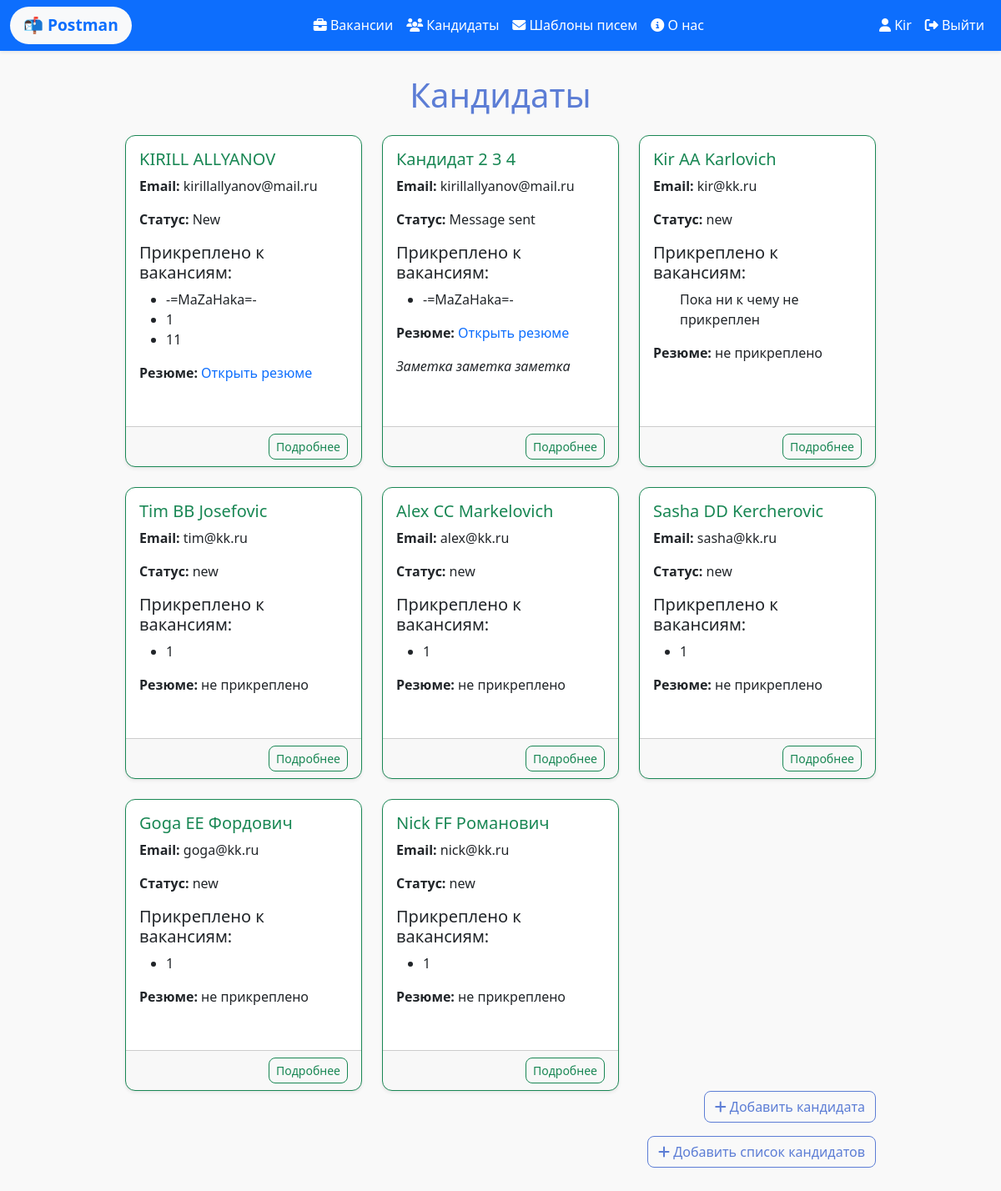
Page /data/candidates/ (signed in) on the earlier database version.
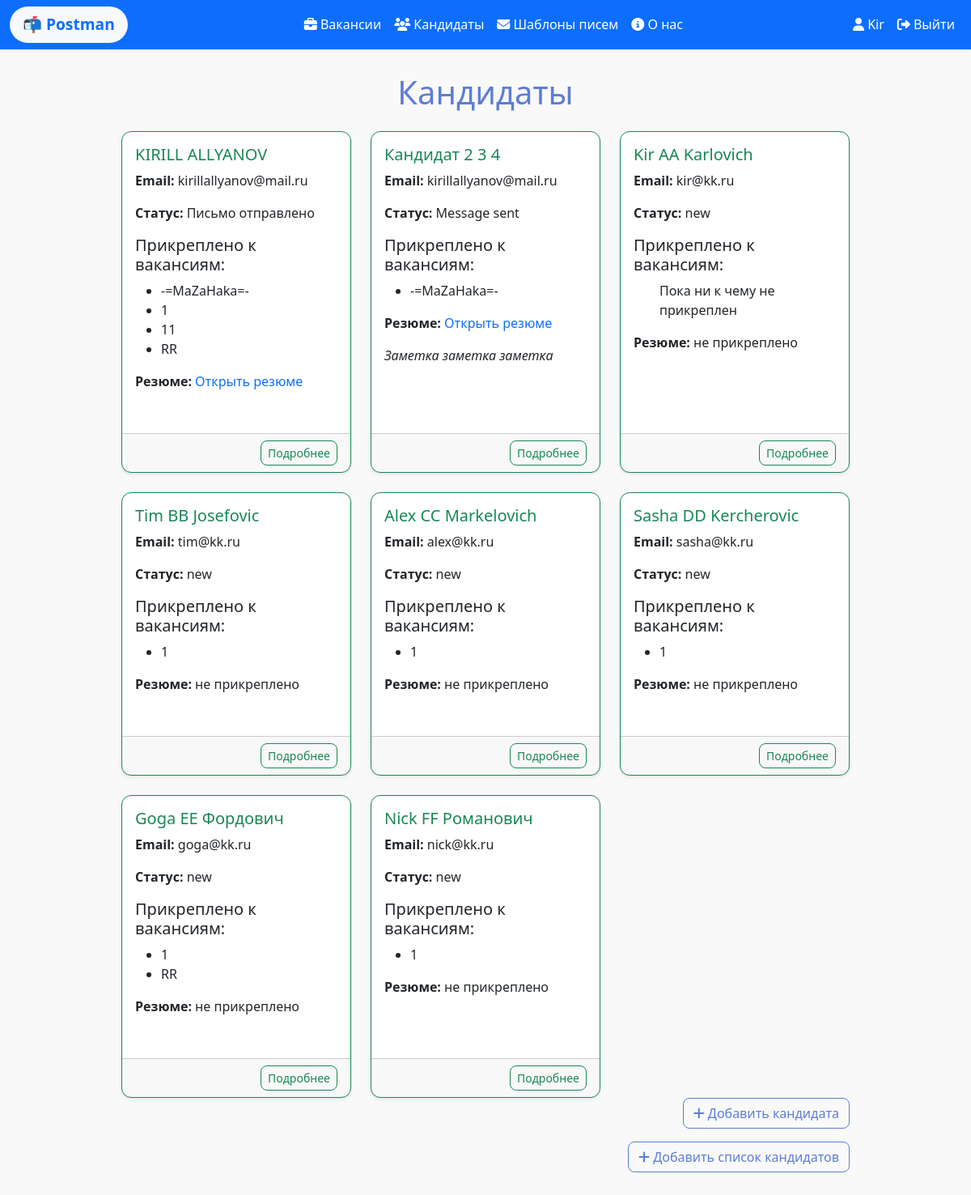
Same page on the later database version.
### data/models.py (models this page shows, shortened)
class Candidate(models.Model):
    STATUS_CHOICES = [
        ('New', 'Новый'),
        ('Message sent', 'Письмо отправлено'),
        ('Response recieved', 'Ответ получен'),
        ('Contact fixe', 'Контакт закреплен'),
        ('Rejected', 'Отклонен')
    ]
    firstname = models.CharField(max_length=100, verbose_name='Имя', blank=True)
    surname = models.CharField(max_length=100, verbose_name='Фамилия', blank=True)
    patronymic = models.CharField(max_length=100, verbose_name='Отчество', blank=True)
    birthday = models.DateField(verbose_name='Дата рождения', blank=True)
    email = models.EmailField(verbose_name='E-mail', blank=True)
    tg = models.CharField(max_length=100, verbose_name='Телеграм', blank=True)
    phone = models.CharField(max_length=15, verbose_name='Номер телефона', blank=True)
    cv = models.FileField(
        upload_to='cvs/',
        validators=[FileExtensionValidator(allowed_extensions=['pdf'])],
        blank=True,
        null=True,
        verbose_name='Резюме'
    )
    status = models.CharField(
        max_length=20,
        choices=STATUS_CHOICES,
        default='new',
        verbose_name='Статус'
    )
    notes = models.TextField(blank=True)
    class Meta:
        verbose_name = 'Кандидат'
        verbose_name_plural = 'Кандидаты'

class Vacancy(models.Model):
    title = models.CharField(max_length=100, blank=True)
    description = models.TextField(blank=True)
    user = models.ForeignKey(
        User,
        on_delete=models.SET_NULL,
        null=True,
        blank=True,
        related_name="vacancies",
        verbose_name="Пользователь"
    )
    candidates = models.ManyToManyField(Candidate, related_name='vacancies', blank=True)
    templates = models.ManyToManyField(Template,related_name='vacancies', blank=True)
    class Meta:
        verbose_name = "Вакансия"
        verbose_name_plural = "Вакансии"

### data/views.py (the view)
# urls.py: path('candidates/', views.candidates, name='candidates'), # Список кандидатов
@login_required
def candidates(request):
    candidates = Candidate.objects.all()
    return render(request, 'data/candidates.html', {'candidates': candidates})

### data/templates/data/candidates.html (shortened to what this page needs)
{% extends "main/base.html" %}
{% block content %}
<h1 class="mb-4">Кандидаты</h1>
<div class="row row-cols-1 row-cols-md-2 row-cols-lg-3 g-4">
    {% for candidate in candidates %}
    <div class="col">
        <div class="card h-100 border-success shadow-sm">
            <div class="card-body">
                <h5 class="card-title text-success">{{ candidate.firstname }} {{ candidate.surname }} {{ candidate.patronymic }}</h5>
                <p class="card-text"><strong>Email:</strong> {{ candidate.email }}</p>
                <p class="card-text"><strong>Статус:</strong> {{ candidate.status }}</p>
                <h5>Прикреплено к вакансиям:</h5>
                <ul>
                    {% for vacancy in candidate.vacancies.all %}
                    <li>{{ vacancy.title }}</li>
                    {% empty %}
                    <p>Пока ни к чему не прикреплен</p>
                    {% endfor %}
                </ul>
                {% if candidate.cv %}
                    <p><strong>Резюме:</strong>
                        <a href="{{ candidate.cv.url }}" target="_blank">Открыть резюме</a>
                    </p>
                {% else %}
                    <p><strong>Резюме:</strong> не прикреплено</p>
                {% endif %}
                {% if candidate.notes %}
                    <p class="card-text"><em>{{ candidate.notes|truncatewords:20 }}</em></p>
                {% endif %}
            </div>
            <div class="card-footer d-flex justify-content-between text-muted">
                <a href="{% url 'candidate_detail' candidate.id %}" class="btn btn-sm btn-outline-success">Подробнее</a>
            </div>
        </div>
    </div>
    {% empty %}
    <p>Кандидатов пока нет.</p>
    {% endfor %}
</div>
<div class="d-flex justify-content-end mb-3">
    <a href="{% url 'candidate_create' %}" class="btn btn-outline-primary">
        <i class="fas fa-plus"></i> Добавить кандидата
    </a>
</div>
<div class="d-flex justify-content-end mb-3">
    <a href="candidates_upload" class="btn btn-outline-primary">
        <i class="fas fa-plus"></i> Добавить список кандидатов
    </a>
{% endblock %}

Differences in the rows shown:
changed Candidate "KIRILL": status "New" → "Письмо отправлено"
added Vacancy: title "RR"
